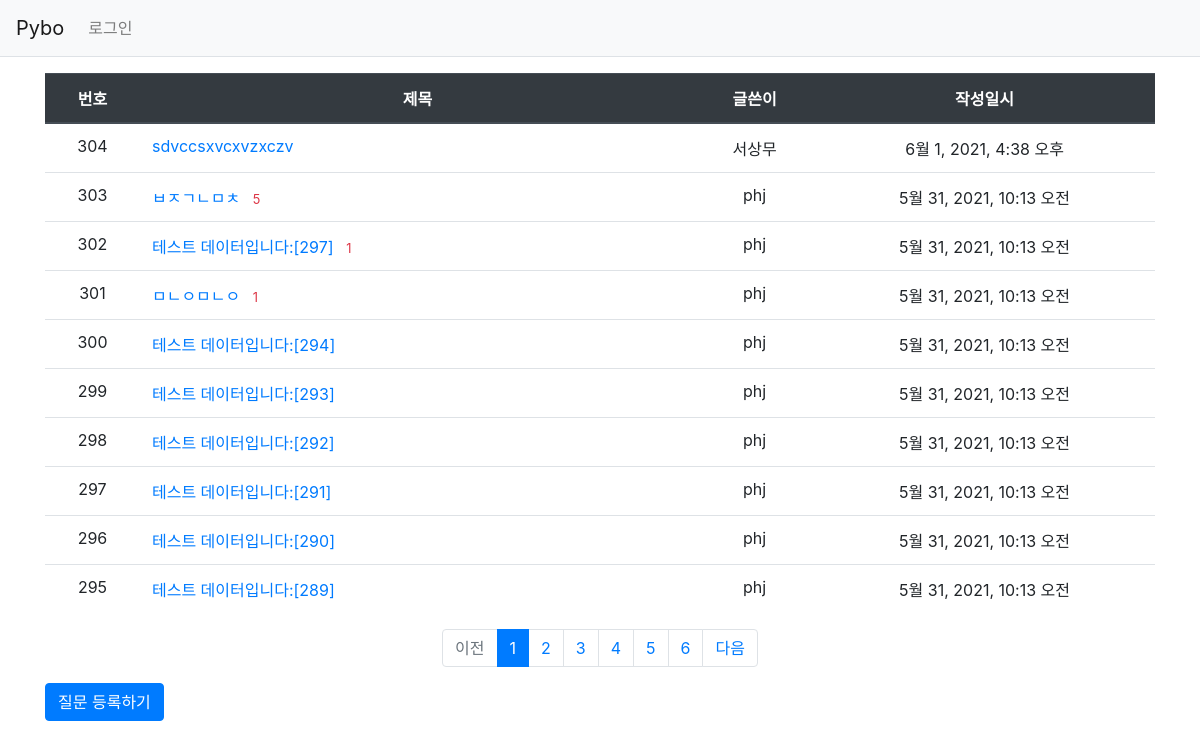
Screenshot of /pybo/ with the database file from the repository.
### pybo/models.py (models this page shows, shortened)
class Question(models.Model):
    modify_date = models.DateTimeField(null=True, blank=True)
    subject = models.CharField(max_length=200)
    content = models.TextField()
    create_date = models.DateTimeField()
    author = models.ForeignKey(User, on_delete=models.CASCADE, related_name='author_question')
    voter = models.ManyToManyField(User, related_name='voter_question')

### pybo/views/base_views.py (the view)
# urls.py: path('', base_views.index, name='index'),  # '/' 에 해당되는 path
def index(request):
    pageno=request.GET.get('page','1')
    question_list=Question.objects.order_by('-create_date')
    pages=Paginator(question_list, 10)
    onepage = pages.get_page(pageno)
    context = {'question_list': onepage}
    return render(request, 'pybo/question_list.html', context)

### pybo/templatetags/pybo_filter.py (called while the page is built)
@register.filter
def sub(value, arg):
    return value - arg

### templates/pybo/question_list.html
{% extends 'base.html' %}
{% load pybo_filter %}
{% block content %}
<div class="container my-3">
    <table class="table">
        <thead>
        <tr class="text-center thead-dark">
            <th>번호</th>
            <th style="width:50%">제목</th>
            <th>글쓴이</th>
            <th>작성일시</th>
        </tr>
        </thead>
        <tbody>
        {% if question_list %}
            {% for question in question_list %}
            <tr class="text-center">
                <td>
                    {{ question_list.paginator.count|sub:question_list.start_index|sub:forloop.counter0|add:1 }}
                </td>
                <td class="text-left">
                    <a href="{% url 'pybo:detail' question.id %}">{{ question.subject }}</a>
                    {% if question.answer_set.count > 0 %}
                        <span class="text-danger small ml-2">{{ question.answer_set.count }}</span>
                    {% endif %}
                </td>
                <td>{{ question.author.username }}</td>
                <td>{{ question.create_date }}</td>
            </tr>
            {% endfor %}
        {% else %}
        <tr>
            <td colspan="3">질문이 없습니다.</td>
        </tr>
        {% endif %}
        </tbody>
    </table>
    <ul class="pagination justify-content-center">
        {% if question_list.has_previous %}
        <li class="page-item">
            <a class="page-link" href="?page={{ question_list.previous_page_number }}">이전</a>
        </li>
        {% else %}
        <li class="page-item disabled">
            <a class="page-link" tabindex="-1" aria-disabled="true" href="#">이전</a>
        </li>
        {% endif %}
        {% for page_number in question_list.paginator.page_range %}
            {% if page_number >= question_list.number|add:-5 and page_number <= question_list.number|add:5 %}
                {% if page_number == question_list.number %}
                    <li class="page-item active" aria-current="page">
                        <a class="page-link" href="?page={{ page_number }}">{{ page_number }}</a>
                    </li>
                {% else %}
                    <li class="page-item">
                        <a class="page-link" href="?page={{ page_number }}">{{ page_number }}</a>
                    </li>
                {% endif %}
            {% endif %}
        {% endfor %}
        {% if question_list.has_next %}
        <li class="page-item">
            <a class="page-link" href="?page={{ question_list.next_page_number }}">다음</a>
        </li>
        {% else %}
        <li class="page-item disabled">
            <a class="page-link" tabindex="-1" aria-disabled="true" href="#">다음</a>
        </li>
        {% endif %}
    </ul>
    <a href="{% url 'pybo:question_create' %}" class="btn btn-primary">질문 등록하기</a>
</div>
{% endblock %}

### templates/base.html (shortened to what this page needs)
{% load static %}
<html lang="ko">
<head>
    <link rel="stylesheet" type="text/css" href="{% static 'bootstrap.min.css' %}">
    <link rel="stylesheet" type="text/css" href="{% static 'style.css' %}">
</head>
<body>
{% include "navbar.html" %}
{% block content %}
{% endblock %}
</body>
</html>

### templates/navbar.html (shortened to what this page needs)
<nav class="navbar navbar-expand-lg navbar-light bg-light border-bottom">
    <a class="navbar-brand" href="{% url 'pybo:index' %}">Pybo</a>
    <div class="collapse navbar-collapse flex-grow-0" id="navbarNav">
        <ul class="navbar-nav">
            <li class="nav-item ">
                {% if user.is_authenticated %}
                    <a class="nav-link" href="{% url 'common:logout' %}">{{ user.username }} (로그아웃)</a>
                {% else %}
                    <a class="nav-link" href="{% url 'common:login' %}">로그인</a>
                {% endif %}
            </li>
        </ul>
    </div>
</nav>

### rows the page displays
Question: paginator.count|sub "304", subject "sdvccsxvcxvzxczv", author.username "서상무", create_date "6월 1, 2021, 4:38 오후"
Question: paginator.count|sub "303", subject "ㅂㅈㄱㄴㅁㅊ", answer_set.count "5", author.username "phj", create_date "5월 31, 2021, 10:13 오전"
Question: paginator.count|sub "302", subject "테스트 데이터입니다:[297]", answer_set.count "1", author.username "phj", create_date "5월 31, 2021, 10:13 오전"
Question: paginator.count|sub "301", subject "ㅁㄴㅇㅁㄴㅇ", answer_set.count "1", author.username "phj", create_date "5월 31, 2021, 10:13 오전"
Question: paginator.count|sub "300", subject "테스트 데이터입니다:[294]", author.username "phj", create_date "5월 31, 2021, 10:13 오전"
Question: paginator.count|sub "299", subject "테스트 데이터입니다:[293]", author.username "phj", create_date "5월 31, 2021, 10:13 오전"
Question: paginator.count|sub "298", subject "테스트 데이터입니다:[292]", author.username "phj", create_date "5월 31, 2021, 10:13 오전"
Question: paginator.count|sub "297", subject "테스트 데이터입니다:[291]", author.username "phj", create_date "5월 31, 2021, 10:13 오전"
Question: paginator.count|sub "296", subject "테스트 데이터입니다:[290]", author.username "phj", create_date "5월 31, 2021, 10:13 오전"
Question: paginator.count|sub "295", subject "테스트 데이터입니다:[289]", author.username "phj", create_date "5월 31, 2021, 10:13 오전"

### other values shown
{{ page_number }} "1"
{{ page_number }} "2" "3" "4" "5" "6"
